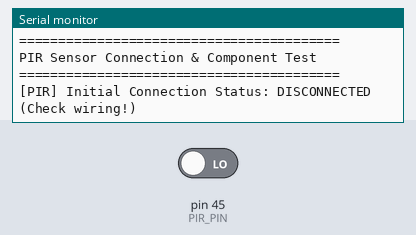
Recording of a sketch running on a simulated Arduino Mega 2560, built for the host (arithmetic inside an expression is 32-bit, double 64-bit). Parts: the last lines printed to the serial monitor. The test bench sets the inputs (shaded band); at power-on: pin 45 (PIR_PIN) LOW.

Above: at 2.2 s.
2.3 s: pin 45 (PIR_PIN) driven HIGH
At 2.7 s:
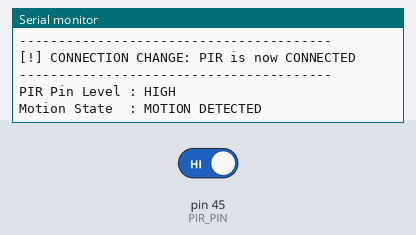
3.9 s: pin 45 (PIR_PIN) driven LOW
At 5.3 s:
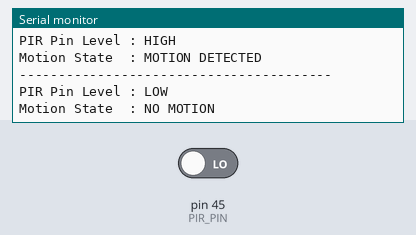

The sketch:

PIR_Test.ino
```cpp
#define PIR_PIN 45

int lastPirState = -1;
bool wasConnected = false;

// Helper function to check if the PIR sensor is physically connected.
// It detects whether the pin is floating (disconnected) by switching between
// internal pull-up and pull-down modes and observing if the level changes.
bool isPIRConnected() {
  // 1. Enable internal pull-up and read
  pinMode(PIR_PIN, INPUT_PULLUP);
  delayMicroseconds(100); // Allow pin voltage to settle
  int valPullUp = digitalRead(PIR_PIN);

  // 2. Enable internal pull-down and read
  pinMode(PIR_PIN, INPUT_PULLDOWN);
  delayMicroseconds(100); // Allow pin voltage to settle
  int valPullDown = digitalRead(PIR_PIN);

  // Restore the normal operating pin mode
  pinMode(PIR_PIN, INPUT_PULLDOWN);

  // If the pin voltage follows the internal pull-up/down resistors,
  // it means the pin is floating (disconnected).
  // If the external sensor is connected, its output driver will override
  // the weak internal pulls, resulting in the same reading in both cases.
  if (valPullUp != valPullDown) {
    return false; // Floating / Disconnected
  }
  return true; // Driven HIGH or LOW / Connected
}

void setup() {
  Serial.begin(115200);
  while (!Serial && millis() < 3000);
  delay(1000);

  Serial.println("=========================================");
  Serial.println("PIR Sensor Connection & Component Test");
  Serial.println("=========================================");

  // Initialize with standard input pull-down
  pinMode(PIR_PIN, INPUT_PULLDOWN);

  // Initial connection check
  wasConnected = isPIRConnected();
  Serial.print("[PIR] Initial Connection Status: ");
  Serial.println(wasConnected ? "CONNECTED" : "DISCONNECTED (Check wiring!)");
}

void loop() {
  bool currentlyConnected = isPIRConnected();

  // Print connection status transitions
  if (currentlyConnected != wasConnected) {
    wasConnected = currentlyConnected;
    Serial.println("----------------------------------------");
    Serial.print("[!] CONNECTION CHANGE: PIR is now ");
    Serial.println(currentlyConnected ? "CONNECTED" : "DISCONNECTED");
  }

  if (currentlyConnected) {
    int currentPirState = digitalRead(PIR_PIN);

    // Print state when motion detection transitions
    if (currentPirState != lastPirState) {
      Serial.println("----------------------------------------");
      Serial.print("PIR Pin Level : "); Serial.println(currentPirState == HIGH ? "HIGH" : "LOW");
      Serial.print("Motion State  : ");
      if (currentPirState == HIGH) {
        Serial.println("MOTION DETECTED");
      } else {
        Serial.println("NO MOTION");
      }
      lastPirState = currentPirState;
    }
  } else {
    // Force state reset when disconnected
    lastPirState = -1;
  }

  delay(200); // Sample connection and state changes every 200 ms
}
```

Measured:
- after the input at 2.3 s, the serial monitor: prints a new line after 0.11 s (image 1)
- after the input at 3.9 s, the serial monitor: prints a new line after 0.13 s (image 2)
